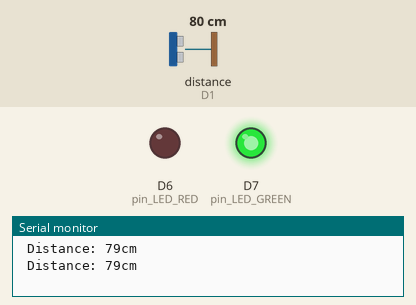
Simulated run of this program. Board: ESP8266 (NodeMCU). On the bench: output pins drawn as LEDs (lit = HIGH), the last lines printed to the serial monitor. Wiring (inferred from the names in the program): ultrasonic range finder: trigger D2; echo D1. The test bench sets the inputs (shaded band); at power-on: distance to the obstacle (sensor on D1) 80 cm. The echo pulse lasts 58.3 µs per cm; pins used as bus, display or sensor lines are not drawn.

Above: at 1.8 s.
1.9 s: distance to the obstacle (sensor on D1) set to 13 cm
3.4 s: distance to the obstacle (sensor on D1) set to 10 cm
At 5.2 s:
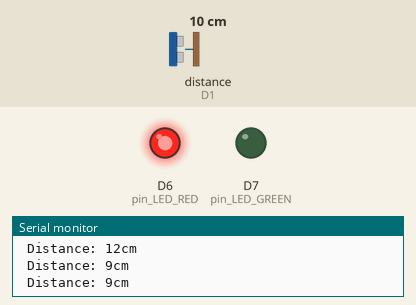
5.5 s: distance to the obstacle (sensor on D1) set to 18 cm
At 6.9 s:
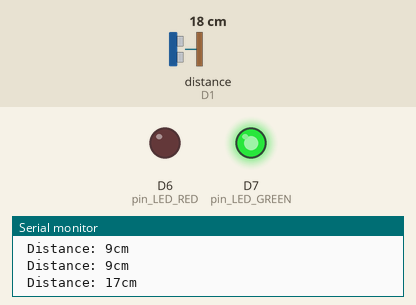
7.5 s: distance to the obstacle (sensor on D1) set to 2 cm
At 8.5 s:
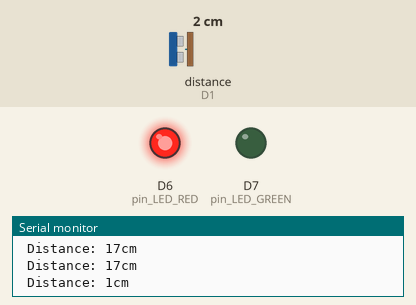
Timing chart, 0 to 10.5 s (numbered marks = the images above; inputs shaded):
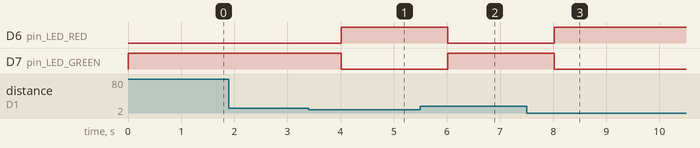

Measured:
- the behaviour switches between 12 and 11 cm on distance to the obstacle (sensor on D1) (found by bisection; images 0 and 1)
- after the input at 3.4 s, D6 (pin_LED_RED): LOW → HIGH after 0.61 s; D7 (pin_LED_GREEN): HIGH → LOW after 0.61 s
- after the input at 5.5 s, D6 (pin_LED_RED): HIGH → LOW after 0.52 s; D7 (pin_LED_GREEN): LOW → HIGH after 0.52 s
- after the input at 7.5 s, D6 (pin_LED_RED): LOW → HIGH after 0.52 s; D7 (pin_LED_GREEN): HIGH → LOW after 0.52 s

The program:

main.cpp
```cpp
#include <Arduino.h>

int pin_echo = D1;
int pin_trigger = D2;
int pin_LED_RED = D6;
int pin_LED_GREEN = D7;

long duration;
int distance;

void setup() {
  pinMode(pin_echo, INPUT);
  pinMode(pin_trigger, OUTPUT);
  pinMode(pin_LED_RED, OUTPUT);
  pinMode(pin_LED_GREEN, OUTPUT);

  Serial.begin(9600);
}

void loop() {
  digitalWrite(pin_trigger, LOW);
  delayMicroseconds(5);

  digitalWrite(pin_trigger, HIGH);
  delayMicroseconds(10);

  digitalWrite(pin_trigger, LOW);

  // Menghitung waktu sinyal diterima
  duration=pulseIn(pin_echo, HIGH);

  // Menghitung jarak
  distance = duration*0.034/2;

  // Display serial monitor
  Serial.print("\n Distance: ");
  Serial.print(distance);
  Serial.print("cm \n");

  // Set LED berdasarkan kondisi
  if (distance <= 10)
  {
    digitalWrite(pin_LED_RED, HIGH);
    digitalWrite(pin_LED_GREEN, LOW);
  }
  else{
    digitalWrite(pin_LED_GREEN, HIGH);
    digitalWrite(pin_LED_RED, LOW);
  }
  delay(1000);
}
```
